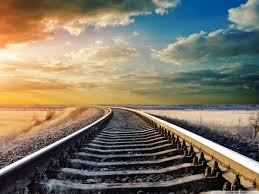
#> input picture hotdog/hot_dogs/Not_Hot_Dog/2Q== (3).jpg, 259 x 194 px, found by its file name; its folder holds 4 pictures in this run
$ python preprocessing.py
#> lines starting #> are read from the running program, lines starting #| are printed output that depends on the picture
import cv2 as cv
import os
import numpy as np
import pickle as pk

data = [] # hold vector data per image
labels = [] # label for each image

def createVec(label,doc):
#> called with label = 0, doc = 'hot_dogs\\NOT_HOT_DOG'
    for filename in os.listdir(doc):
        f = doc + '\\' + filename
        img = cv.imread(f,0)
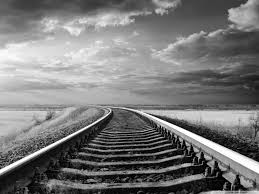
#> img: shape (194, 259); min 0, max 255, mean 120.4
        resized_image = cv.resize(img, (28, 28)) # reshape images to uniform size
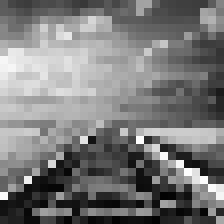
#> resized_image: shape (28, 28) (shown 8 times larger); min 2, max 254, mean 121
        normalize = resized_image/255 # get pixel intensity values/greyscale values
        flattened = normalize.flatten() # flatten vecotr to be a a vector with 28 * 28 elements
#> flattened = 784 values, max 0.996 at index 611, min 0.00784 at index 692, mean 0.474
        data.append(flattened)
        labels.append(label)
#> pass 2 of the loop in createVec, `for filename in os.listdir(doc):`:
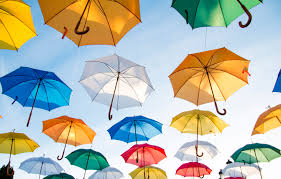
#> input picture hotdog/hot_dogs/Not_Hot_Dog/2Q==.jpg, 281 x 179 px, found by its file name
#> in createVec, `img = cv.imread(f,0)`:
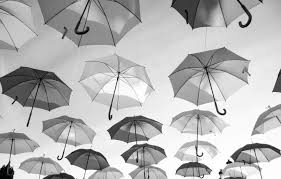
#> img: shape (179, 281); min 0, max 255, mean 183
#> in createVec, `resized_image = cv.resize(img, (28, 28))`:
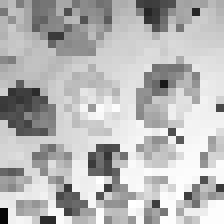
#> resized_image: shape (28, 28) (shown 8 times larger); min 5, max 255, mean 183.1
#> flattened = 784 values, max 1 at index 716, min 0.0196 at index 728, mean 0.718
#> pass 3 of the loop in createVec, `for filename in os.listdir(doc):`:
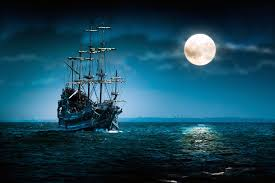
#> input picture hotdog/hot_dogs/Not_Hot_Dog/9k=.jpg, 275 x 183 px, found by its file name
#> in createVec, `img = cv.imread(f,0)`:
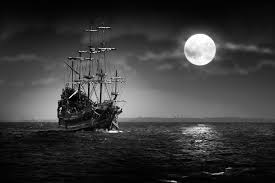
#> img: shape (183, 275); min 0, max 255, mean 57.3
#> in createVec, `resized_image = cv.resize(img, (28, 28))`:
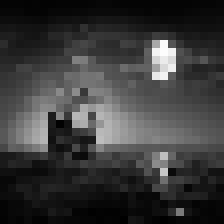
#> resized_image: shape (28, 28) (shown 8 times larger); min 0, max 253, mean 57.7
#> flattened = 784 values, max 0.992 at index 188, min 0 at index 771, mean 0.226
#> the loop made 4 passes; the first 3 are shown

createVec(0,'hot_dogs\\NOT_HOT_DOG') # do for not hot dog photos
createVec(1,'hot_dogs\\hot_dog') # do for hot dog photos
#> (the run stopped early here; a loop or call above may not have finished)
